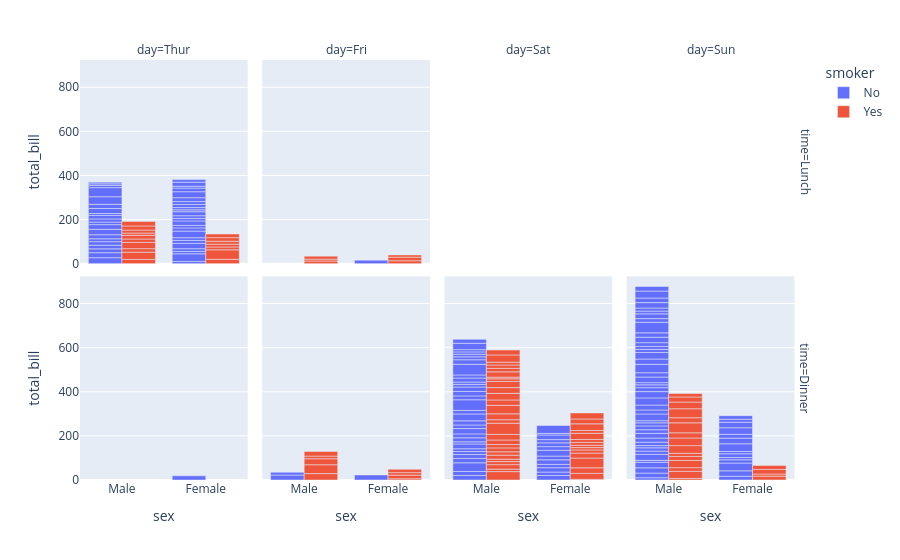

The notebook cell this image was saved under:
### Code cell
df = px.data.tips()
fig = px.bar(df, x = "sex", y = "total_bill", color = "smoker", barmode = "group", facet_row = "time", facet_col = "day",
            category_orders = {"day": ["Thur", "Fri", "Sat", "Sun"], "time": ["Lunch", "Dinner"]})
fig.show()

### Figure 1 — Plotly figure (JSON) as saved in the notebook; plotly's stock layout.template omitted (floating-point values rounded to 4 significant figures)
{"data": [{"alignmentgroup": "True", "hovertemplate": "smoker=No<br>time=Lunch<br>day=Thur<br>sex=%{x}<br>total_bill=%{y}<extra></extra>", "legendgroup": "No", "marker": {"color": "#636efa", "pattern": {"shape": ""}}, "name": "No", "offsetgroup": "No", "orientation": "v", "showlegend": true, "textposition": "auto", "type": "bar", "x": ["Male", "Male", "Male", "Male", "Female", "Male", "Female", "Male", "Male", "Male", "Male", "Female", "Female", "Female", "Male", "Female", "Male", "Male", "Female", "Female", "Male", "Female", "Female", "Male", "Male", "Female", "Female", "Female", "Female", "Female", "Female", "Female", "Female", "Female", "Male", "Male", "Female", "Female", "Female", "Female", "Female", "Male", "Male", "Male"], "xaxis": "x5", "y": [27.2, 22.76, 17.29, 16.66, 10.07, 15.98, 34.83, 13.03, 18.28, 24.71, 21.16, 10.65, 12.43, 24.08, 11.69, 13.42, 14.26, 15.95, 12.48, 29.8, 8.52, 14.52, 11.38, 22.82, 19.08, 20.27, 11.17, 12.26, 18.26, 8.51, 10.33, 14.15, 13.16, 17.47, 34.3, 41.19, 27.05, 16.43, 8.35, 18.64, 11.87, 9.78, 7.51, 7.56], "yaxis": "y5"}, {"alignmentgroup": "True", "hovertemplate": "smoker=Yes<br>time=Lunch<br>day=Thur<br>sex=%{x}<br>total_bill=%{y}<extra></extra>", "legendgroup": "Yes", "marker": {"color": "#EF553B", "pattern": {"shape": ""}}, "name": "Yes", "offsetgroup": "Yes", "orientation": "v", "showlegend": true, "textposition": "auto", "type": "bar", "x": ["Male", "Male", "Male", "Female", "Male", "Male", "Male", "Male", "Female", "Female", "Male", "Male", "Female", "Female", "Female", "Male", "Female"], "xaxis": "x5", "y": [19.44, 32.68, 16.0, 19.81, 28.44, 15.48, 16.58, 10.34, 43.11, 13.0, 13.51, 18.71, 12.74, 13.0, 16.4, 20.53, 16.47], "yaxis": "y5"}, {"alignmentgroup": "True", "hovertemplate": "smoker=No<br>time=Dinner<br>day=Thur<br>sex=%{x}<br>total_bill=%{y}<extra></extra>", "legendgroup": "No", "marker": {"color": "#636efa", "pattern": {"shape": ""}}, "name": "No", "offsetgroup": "No", "orientation": "v", "showlegend": false, "textposition": "auto", "type": "bar", "x": ["Female"], "xaxis": "x", "y": [18.78], "yaxis": "y"}, {"alignmentgroup": "True", "hovertemplate": "smoker=No<br>time=Lunch<br>day=Fri<br>sex=%{x}<br>total_bill=%{y}<extra></extra>", "legendgroup": "No", "marker": {"color": "#636efa", "pattern": {"shape": ""}}, "name": "No", "offsetgroup": "No", "orientation": "v", "showlegend": false, "textposition": "auto", "type": "bar", "x": ["Female"], "xaxis": "x6", "y": [15.98], "yaxis": "y6"}, {"alignmentgroup": "True", "hovertemplate": "smoker=Yes<br>time=Lunch<br>day=Fri<br>sex=%{x}<br>total_bill=%{y}<extra></extra>", "legendgroup": "Yes", "marker": {"color": "#EF553B", "pattern": {"shape": ""}}, "name": "Yes", "offsetgroup": "Yes", "orientation": "v", "showlegend": false, "textposition": "auto", "type": "bar", "x": ["Male", "Female", "Male", "Male", "Female", "Female"], "xaxis": "x6", "y": [12.16, 13.42, 8.58, 13.42, 16.27, 10.09], "yaxis": "y6"}, {"alignmentgroup": "True", "hovertemplate": "smoker=No<br>time=Dinner<br>day=Fri<br>sex=%{x}<br>total_bill=%{y}<extra></extra>", "legendgroup": "No", "marker": {"color": "#636efa", "pattern": {"shape": ""}}, "name": "No", "offsetgroup": "No", "orientation": "v", "showlegend": false, "textposition": "auto", "type": "bar", "x": ["Male", "Female", "Male"], "xaxis": "x2", "y": [22.49, 22.75, 12.46], "yaxis": "y2"}, {"alignmentgroup": "True", "hovertemplate": "smoker=Yes<br>time=Dinner<br>day=Fri<br>sex=%{x}<br>total_bill=%{y}<extra></extra>", "legendgroup": "Yes", "marker": {"color": "#EF553B", "pattern": {"shape": ""}}, "name": "Yes", "offsetgroup": "Yes", "orientation": "v", "showlegend": false, "textposition": "auto", "type": "bar", "x": ["Male", "Female", "Female", "Male", "Male", "Male", "Male", "Female", "Female"], "xaxis": "x2", "y": [28.97, 5.75, 16.32, 40.17, 27.28, 12.03, 21.01, 11.35, 15.38], "yaxis": "y2"}, {"alignmentgroup": "True", "hovertemplate": "smoker=No<br>time=Dinner<br>day=Sat<br>sex=%{x}<br>total_bill=%{y}<extra></extra>", "legendgroup": "No", "marker": {"color": "#636efa", "pattern": {"shape": ""}}, "name": "No", "offsetgroup": "No", "orientation": "v", "showlegend": false, "textposition": "auto", "type": "bar", "x": ["Male", "Male", "Female", "Female", "Male", "Male", "Male", "Male", "Male", "Male", "Female", "Male", "Male", "Female", "Female", "Male", "Male", "Male", "Female", "Male", "Male", "Male", "Female", "Male", "Male", "Male", "Female", "Male", "Male", "Female", "Female", "Male", "Female", "Male", "Male", "Female", "Male", "Male", "Male", "Male", "Male", "Male", "Female", "Male", "Male"], "xaxis": "x3", "y": [20.65, 17.92, 20.29, 15.77, 39.42, 19.82, 17.81, 13.37, 12.69, 21.7, 19.65, 9.55, 18.35, 15.06, 20.69, 17.78, 24.06, 16.31, 16.93, 18.69, 31.27, 16.04, 26.41, 48.27, 17.59, 20.08, 16.45, 20.23, 12.02, 17.07, 14.73, 10.51, 20.92, 18.24, 14.0, 7.25, 48.33, 20.45, 13.28, 11.61, 10.77, 10.07, 35.83, 29.03, 17.82], "yaxis": "y3"}, {"alignmentgroup": "True", "hovertemplate": "smoker=Yes<br>time=Dinner<br>day=Sat<br>sex=%{x}<br>total_bill=%{y}<extra></extra>", "legendgroup": "Yes", "marker": {"color": "#EF553B", "pattern": {"shape": ""}}, "name": "Yes", "offsetgroup": "Yes", "orientation": "v", "showlegend": false, "textposition": "auto", "type": "bar", "x": ["Male", "Male", "Male", "Male", "Male", "Male", "Female", "Male", "Female", "Female", "Male", "Female", "Female", "Male", "Male", "Male", "Female", "Female", "Female", "Male", "Male", "Male", "Male", "Male", "Female", "Male", "Male", "Female", "Female", "Female", "Male", "Male", "Male", "Female", "Female", "Male", "Male", "Male", "Male", "Male", "Female", "Male"], "xaxis": "x3", "y": [38.01, 11.24, 20.29, 13.81, 11.02, 18.29, 3.07, 15.01, 26.86, 25.28, 17.92, 44.3, 22.42, 15.36, 20.49, 25.21, 14.31, 10.59, 10.63, 50.81, 15.81, 26.59, 38.73, 24.27, 12.76, 30.06, 25.89, 13.27, 28.17, 12.9, 28.15, 11.59, 7.74, 30.14, 22.12, 24.01, 15.69, 15.53, 12.6, 32.83, 27.18, 22.67], "yaxis": "y3"}, {"alignmentgroup": "True", "hovertemplate": "smoker=No<br>time=Dinner<br>day=Sun<br>sex=%{x}<br>total_bill=%{y}<extra></extra>", "legendgroup": "No", "marker": {"color": "#636efa", "pattern": {"shape": ""}}, "name": "No", "offsetgroup": "No", "orientation": "v", "showlegend": false, "textposition": "auto", "type": "bar", "x": ["Female", "Male", "Male", "Male", "Female", "Male", "Male", "Male", "Male", "Male", "Male", "Female", "Male", "Male", "Female", "Male", "Female", "Male", "Female", "Male", "Male", "Male", "Male", "Male", "Male", "Male", "Male", "Male", "Male", "Female", "Female", "Male", "Male", "Male", "Male", "Male", "Female", "Female", "Male", "Male", "Male", "Male", "Male", "Male", "Female", "Male", "Female", "Female", "Male", "Male", "Male", "Female", "Male", "Male", "Male", "Male", "Male"], "xaxis": "x4", "y": [16.99, 10.34, 21.01, 23.68, 24.59, 25.29, 8.77, 26.88, 15.04, 14.78, 10.27, 35.26, 15.42, 18.43, 14.83, 21.58, 10.33, 16.29, 16.97, 17.46, 13.94, 9.68, 30.4, 18.29, 22.23, 32.4, 28.55, 18.04, 12.54, 10.29, 34.81, 9.94, 25.56, 19.49, 38.07, 23.95, 25.71, 17.31, 29.93, 14.07, 13.13, 17.26, 24.55, 19.77, 29.85, 48.17, 25.0, 13.39, 16.49, 21.5, 12.66, 16.21, 13.81, 24.52, 20.76, 31.71, 20.69], "yaxis": "y4"}, {"alignmentgroup": "True", "hovertemplate": "smoker=Yes<br>time=Dinner<br>day=Sun<br>sex=%{x}<br>total_bill=%{y}<extra></extra>", "legendgroup": "Yes", "marker": {"color": "#EF553B", "pattern": {"shape": ""}}, "name": "Yes", "offsetgroup": "Yes", "orientation": "v", "showlegend": false, "textposition": "auto", "type": "bar", "x": ["Female", "Male", "Male", "Male", "Male", "Male", "Male", "Female", "Male", "Male", "Male", "Male", "Male", "Male", "Female", "Male", "Female", "Male", "Male"], "xaxis": "x4", "y": [17.51, 7.25, 31.85, 16.82, 32.9, 17.89, 14.48, 9.6, 34.63, 34.65, 23.33, 45.35, 23.17, 40.55, 20.9, 30.46, 18.15, 23.1, 15.69], "yaxis": "y4"}], "layout": {"annotations": [{"font": {}, "showarrow": false, "text": "day=Thur", "x": 0.115, "xanchor": "center", "xref": "paper", "y": 1, "yanchor": "bottom", "yref": "paper"}, {"font": {}, "showarrow": false, "text": "day=Fri", "x": 0.365, "xanchor": "center", "xref": "paper", "y": 1, "yanchor": "bottom", "yref": "paper"}, {"font": {}, "showarrow": false, "text": "day=Sat", "x": 0.615, "xanchor": "center", "xref": "paper", "y": 1, "yanchor": "bottom", "yref": "paper"}, {"font": {}, "showarrow": false, "text": "day=Sun", "x": 0.865, "xanchor": "center", "xref": "paper", "y": 1, "yanchor": "bottom", "yref": "paper"}, {"font": {}, "showarrow": false, "text": "time=Dinner", "textangle": 90, "x": 0.98, "xanchor": "left", "xref": "paper", "y": 0.2425, "yanchor": "middle", "yref": "paper"}, {"font": {}, "showarrow": false, "text": "time=Lunch", "textangle": 90, "x": 0.98, "xanchor": "left", "xref": "paper", "y": 0.7575, "yanchor": "middle", "yref": "paper"}], "barmode": "group", "legend": {"title": {"text": "smoker"}, "tracegroupgap": 0}, "margin": {"t": 60}, "xaxis": {"anchor": "y", "domain": [0, 0.23], "title": {"text": "sex"}}, "xaxis2": {"anchor": "y2", "domain": [0.25, 0.48], "matches": "x", "title": {"text": "sex"}}, "xaxis3": {"anchor": "y3", "domain": [0.5, 0.73], "matches": "x", "title": {"text": "sex"}}, "xaxis4": {"anchor": "y4", "domain": [0.75, 0.98], "matches": "x", "title": {"text": "sex"}}, "xaxis5": {"anchor": "y5", "domain": [0, 0.23], "matches": "x", "showticklabels": false}, "xaxis6": {"anchor": "y6", "domain": [0.25, 0.48], "matches": "x", "showticklabels": false}, "xaxis7": {"anchor": "y7", "domain": [0.5, 0.73], "matches": "x", "showticklabels": false}, "xaxis8": {"anchor": "y8", "domain": [0.75, 0.98], "matches": "x", "showticklabels": false}, "yaxis": {"anchor": "x", "domain": [0, 0.485], "title": {"text": "total_bill"}}, "yaxis2": {"anchor": "x2", "domain": [0, 0.485], "matches": "y", "showticklabels": false}, "yaxis3": {"anchor": "x3", "domain": [0, 0.485], "matches": "y", "showticklabels": false}, "yaxis4": {"anchor": "x4", "domain": [0, 0.485], "matches": "y", "showticklabels": false}, "yaxis5": {"anchor": "x5", "domain": [0.515, 1], "matches": "y", "title": {"text": "total_bill"}}, "yaxis6": {"anchor": "x6", "domain": [0.515, 1], "matches": "y", "showticklabels": false}, "yaxis7": {"anchor": "x7", "domain": [0.515, 1], "matches": "y", "showticklabels": false}, "yaxis8": {"anchor": "x8", "domain": [0.515, 1], "matches": "y", "showticklabels": false}}}
